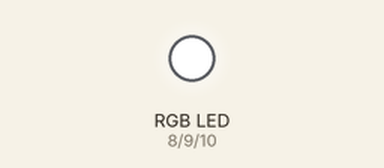
This sketch was run on a simulated Arduino Uno, built with avr-gcc and run on an emulated ATmega328P. On the bench: an RGB LED mixed from three pins (HIGH = lit).

Above: at 0.1 s.
Timing chart, 0 to 1.6 s (numbered marks = the images above):
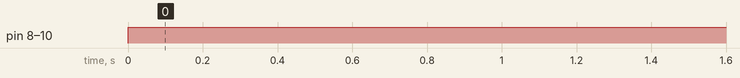

Measured:
- by itself, pin 8 (red), pin 9 (green), pin 10 (blue): LOW → HIGH at 0.00 s

The sketch:

SMD_RGB_Button.ino
```cpp
#define red 8
#define green 9
#define blue 10

void setup() {

  pinMode(red, OUTPUT);
  pinMode(green, OUTPUT);
  pinMode(blue, OUTPUT);

}

void loop() {

  digitalWrite(red, HIGH);
  digitalWrite(green, HIGH);
  digitalWrite(blue, HIGH);

}
```
